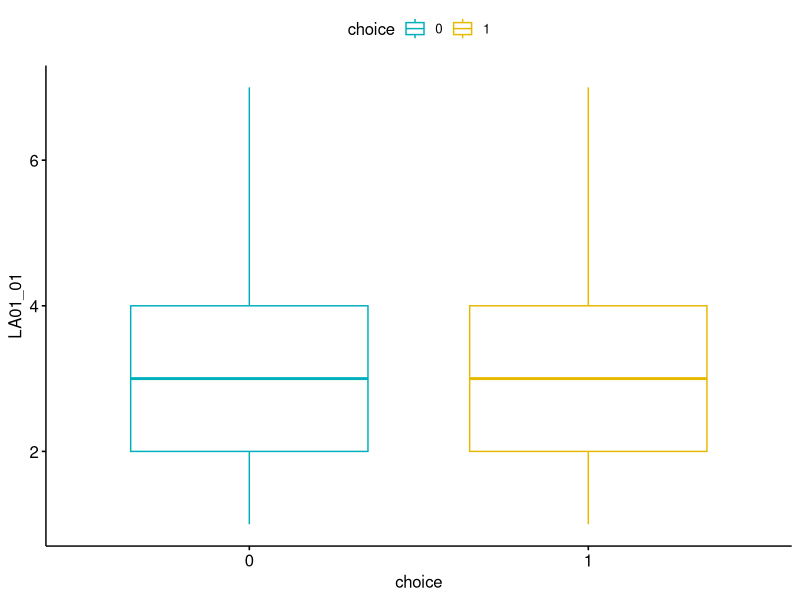

Write R code to recreate this figure.

list.of.packages <- c("ggplot2", "tidyverse", "dplyr", "ggpubr")
new.packages <-
  list.of.packages[!(list.of.packages %in% installed.packages()[, "Package"])]
if (length(new.packages))
  install.packages(new.packages)

library(tidyverse)
library(dplyr)
library(ggplot2)
library(ggpubr)
library(rstatix)
library(readxl)

singleSourceOfTruthAppended <-
  read_xlsx("singleSourceOfTruthAppended_P.xlsx")
singleSourceOfTruthAppended <-
  subset(singleSourceOfTruthAppended,
         `Current Country of Residence` != "NA")

############################### RQ_01 ##############################################################
##fresh start to analyses###

# RQ1: What is the effect of the applied regulatory framework on Smart Home device usage and adoption?

# H1 Strong legislative protection increases adoption of Smart Home devices.
# H2 Strong legislative protection increases the usage of Smart Home devices.
# H3 The lack of appropriate legislative protection influences the perception of Smart Home device in users positively

# Choosing which part of LA01 to use for analysis with corresponding variables
# LA01_01	Legislatory Framework: unwanted access by third parties. *** selected
# LA01_02	Legislatory Framework: unwanted sharing with third parties.
# LA01_03	Legislatory Framework: unwanted processing and analysis by third parties.

####H1####
#Rq1 - H1 LA01_01 - R101
attach(singleSourceOfTruthAppended)

#testing for unwanted access to data with amount of different devices owned.
kruskal_test(singleSourceOfTruthAppended, LA01_01 ~ R101) # statistically significant for value p = 0.00082
kruskal_test(
  subset(
    singleSourceOfTruthAppended,
    `Current Country of Residence` == "United Kingdom" |
      `Current Country of Residence` == "United States"
  ),
  LA01_01 ~ R101
)#ns

kruskal_test(
  subset(
    singleSourceOfTruthAppended,
    `Current Country of Residence` == "DACH" |
      `Current Country of Residence` == "United States"
  ),
  LA01_01 ~ R101
)#s


kruskal_test(
  subset(
    singleSourceOfTruthAppended,
    `Current Country of Residence` == "United Kingdom" |
      `Current Country of Residence` == "DACH"
  ),
  LA01_01 ~ R101
) # s

cor.test(singleSourceOfTruthAppended$LA01_01, singleSourceOfTruthAppended$R101)

# creating table usage device ownership
u <-
  select(
    singleSourceOfTruthAppended,
    participant_id,
    R232_01,
    R232_02,
    R232_03,
    R233_01,
    R233_02 ,
    R233_03 ,
    R501,
    R503,
    R505
  )
d1 <- select(subset(u, R233_01 == 1), participant_id, R232_01, R501)
d2 <- select(subset(u, R233_02 == 1), participant_id, R232_02, R503)
d3 <- select(subset(u, R233_03 == 1), participant_id, R232_03, R505)
colnames(d1) <- c("participant_id", "Device_Owned", "Usage")
colnames(d2) <- c("participant_id", "Device_Owned", "Usage")
colnames(d3) <- c("participant_id", "Device_Owned", "Usage")
d <- rbind(d1, d2, d3)
d <- subset(d, Usage != "Don't know")
d$Usage <-
  factor(
    d$Usage,
    levels = c(
      "0 times",
      "1-5 times",
      "6-10 times",
      "11-20 times",
      "21-30 times",
      "30+ times"
    )
  )

###merge on participant_id their legislative opinion

d <-
  merge(select(singleSourceOfTruthAppended, LA01_01, participant_id),
        d,
        by = "participant_id")
dSmartTV <- subset(d, Device_Owned == "Smart TV")
dSmartSpeaker <- subset(d, Device_Owned == "Smart Speaker")
dSmartLights <- subset(d, Device_Owned == "Smart Lightbulb")
dOther <-
  subset(
    d,
    Device_Owned != "Smart TV" &
      Device_Owned != "Smart Lightbulb" &
      Device_Owned != "Smart Speaker"
  )

#testing correlation of legislative opinion with usage
cor.test(d$LA01_01, as.numeric(d$Usage))
cor.test(dSmartTV$LA01_01, as.numeric(dSmartTV$Usage))#p-value = 0.0539 cor = 0.1256503
cor.test(dSmartSpeaker$LA01_01, as.numeric(dSmartSpeaker$Usage))#p-value = 0.001758 cor = 0.2611931
cor.test(dSmartLights$LA01_01, as.numeric(dSmartLights$Usage))#p-value = 0.9533 cor = -0.006196514

####H2####
#testing for LA on disabled features:

disabled_features <-
  select(singleSourceOfTruthAppended,
         participant_id,
         R507,
         R510,
         R513,
         LA01_01)
disabled_features$choice <-
  ifelse(disabled_features$R507 == "Yes" |
           R510 == "Yes" | R513 == "Yes", 1, 0)

wilcox.test(disabled_features$LA01_01, disabled_features$choice) #p-value < 2.2e-16
aggregate(LA01_01 ~ choice, data = disabled_features, mean)
# choice  LA01_01
# 1      0 3.331658
# 2      1 3.216216

ggboxplot(
  disabled_features,
  x = "choice",
  y = "LA01_01",
  color = "choice",
  palette = c("#00AFBB", "#E7B800"),
  order = c(0, 1),
  ylab = "LA01_01",
  xlab = "choice"
)


####H3####

#testing correlation between access to privacy and device risk assessment for popular Devices
cor_test(select(
  singleSourceOfTruthAppended,
  LA01_01,
  E201_11,
  E201_14,
  E201_16
))

#   var1    var2       cor statistic        p conf.low conf.high method
# 2 LA01_01 E201_11 -0.092     -1.93 5.46e- 2   -0.185   0.00181 Pearson
# 3 LA01_01 E201_14 -0.17      -3.59 3.64e- 4   -0.260  -0.0774  Pearson
# 4 LA01_01 E201_16 -0.17      -3.58 3.79e- 4   -0.260  -0.0769  Pearson


cor.test(LA01_01, A204_03) #Protecting my Smart Home ecosystem as a whole #ns
cor.test(LA01_01, A204_04) #keeping my device secure #ns

v <- rowMeans(select(singleSourceOfTruthAppended, E201_01:E201_20))
cor.test(singleSourceOfTruthAppended$LA01_01, v) # p-value = 0.0005891 cor = -0.1641262
